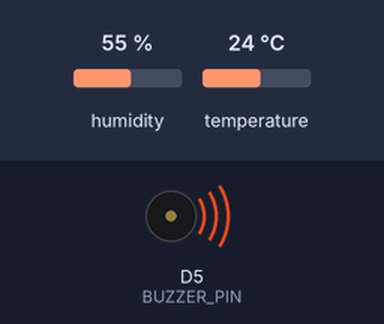
A sketch run on a simulated ESP8266 (NodeMCU). Parts: buzzer (waves = sounding). The inputs (shaded band) are chosen by the test bench; at power-on: humidity 55 %, temperature 24 °C. WiFi joins after 1.5 s; servers stay silent unless stated; uploads are accepted with an empty reply; what the sketch prints to the serial monitor is not drawn.

Above: at 3.3 s.
At 13.5 s:
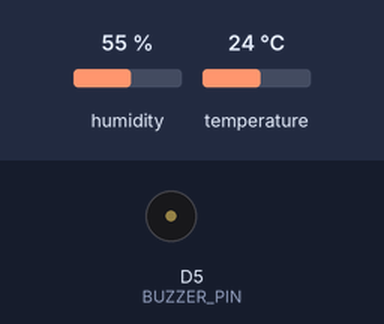
Timing chart, 0 to 29.8 s (numbered marks = the images above):
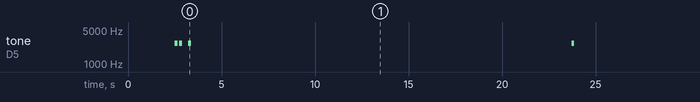

The sketch:

Codigo_arduino_V1.1_atualizado.ino
```cpp
#include <ESP8266WiFi.h>
#include <ESP8266HTTPClient.h>
#include <WiFiClient.h>
#include "DHT.h" // Importa a biblioteca do sensor de temperatura

// --- CONFIGURAÇÃO DO HARDWARE ---
#define DHTPIN D2          // Pino onde você vai ligar o sinal do Sensor DHT (Pino D2)
#define DHTTYPE DHT11      // Se o seu sensor for o azul use DHT11, se for o branco mude para DHT22
#define BUZZER_PIN D5      // Pino onde você vai ligar o positivo do Buzzer (Pino D5)

DHT dht(DHTPIN, DHTTYPE);

// --- CONFIGURAÇÃO DO WIFI ---
const char* ssid     = "Cyber-Projeto";
const char* password = "Senai@122";

// --- CONFIGURAÇÃO DA API ---
String servidor = "http://10.106.208.16:8000/temperatura";
const char* token_secreto = "arduinoplayboyzin";

// --- FUNÇÃO PARA O BUZZER ---
void apitarBuzzer(int vezes) {
  for (int i = 0; i < vezes; i++) {
    tone(BUZZER_PIN, 2700); // Frequência para o som ficar mais alto
    delay(150);
    noTone(BUZZER_PIN);
    delay(100);
  }
}

void setup() {
  Serial.begin(115200);
  delay(1000);

  // Inicialização do Hardware
  pinMode(BUZZER_PIN, OUTPUT);
  dht.begin();

  Serial.println("\n--- INICIANDO CONEXÃO WIFI ---");
  WiFi.begin(ssid, password);

  while (WiFi.status() != WL_CONNECTED) {
    delay(500);
    Serial.print(".");
  }

  Serial.println("\n✅ Wi-Fi conectado com sucesso!");

  // Apita duas vezes rápido para avisar que conectou
  apitarBuzzer(2);

  // Registro de boot do sistema
  enviarDadosParaAPI("ESP8266_SISTEMA", 0);
}

void loop() {
  if (WiFi.status() == WL_CONNECTED) {

    // --- CAPTURA DA TEMPERATURA ATUAL DO AMBIENTE ---
    float valorTemperatura = dht.readTemperature();

    // Verifica se o sensor está bem conectado ou falhou
    if (isnan(valorTemperatura)) {
      Serial.println("❌ Erro ao ler o sensor DHT! Verifique os cabos.");
    } else {
      String sensorID = "ESP8266_Senai";

      // Apita assim que capturar a temperatura com sucesso
      apitarBuzzer(1);

      // Envia a temperatura real para a API
      enviarDadosParaAPI(sensorID, valorTemperatura);
    }

  } else {
    Serial.println("❌ WiFi desconectado. Tentando reconectar...");
    WiFi.begin(ssid, password);
  }

  delay(20000); // Aguarda 20 segundos para a próxima leitura
}

// --- FUNÇÃO DE ENVIO PARA A API ---
void enviarDadosParaAPI(String sensor, float valor) {
  WiFiClient client;
  HTTPClient http;

  String urlEnvio = servidor + "?sensor=" + sensor + "&temperatura=" + String(valor) + "&token=" + String(token_secreto);

  Serial.print("\n[IoT] Enviando para: ");
  Serial.println(urlEnvio);

  http.begin(client, urlEnvio);
  int httpResponseCode = http.GET();

  if (httpResponseCode > 0) {
    Serial.print("[API] Código de Resposta HTTP: ");
    Serial.println(httpResponseCode);

    if (httpResponseCode == 200) {
      Serial.println("✅ Sucesso: Dados salvos no Banco e no Sheets!");
    } else if (httpResponseCode == 401) {
      Serial.println("❌ Erro de Segurança: Token rejeitado!");
    }
  } else {
    Serial.print("❌ Erro de rede. Código: ");
    Serial.println(httpResponseCode);
  }

  http.end();
}
```

Measured:
- by itself, tone on D5 (BUZZER_PIN): goes 2700 Hz 0.15 s, silent 0.10 s, 2700 Hz 0.15 s, silent 0.33 s, 6 × (2700 Hz 0.15 s, silent 20.3 s), 2700 Hz 0.15 s, then silent
